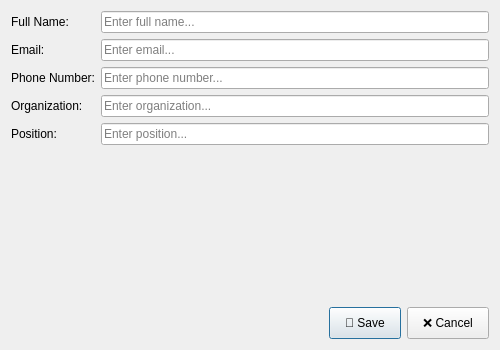
<?xml version="1.0" encoding="UTF-8"?>
<ui version="4.0">
 <class>AttendeeDialog</class>
 <widget class="QDialog" name="AttendeeDialog">
  <property name="geometry">
   <rect>
    <x>0</x>
    <y>0</y>
    <width>500</width>
    <height>350</height>
   </rect>
  </property>
  <property name="windowTitle">
   <string>Add/Edit Attendee</string>
  </property>
  <layout class="QVBoxLayout" name="verticalLayout">
   <item>
    <layout class="QFormLayout" name="formLayout">
     <item row="0" column="0">
      <widget class="QLabel" name="label">
       <property name="text">
        <string>Full Name:</string>
       </property>
      </widget>
     </item>
     <item row="0" column="1">
      <widget class="QLineEdit" name="nameInput">
       <property name="placeholderText">
        <string>Enter full name...</string>
       </property>
      </widget>
     </item>
     <item row="1" column="0">
      <widget class="QLabel" name="label_2">
       <property name="text">
        <string>Email:</string>
       </property>
      </widget>
     </item>
     <item row="1" column="1">
      <widget class="QLineEdit" name="emailInput">
       <property name="placeholderText">
        <string>Enter email...</string>
       </property>
      </widget>
     </item>
     <item row="2" column="0">
      <widget class="QLabel" name="label_3">
       <property name="text">
        <string>Phone Number:</string>
       </property>
      </widget>
     </item>
     <item row="2" column="1">
      <widget class="QLineEdit" name="phoneInput">
       <property name="placeholderText">
        <string>Enter phone number...</string>
       </property>
      </widget>
     </item>
     <item row="3" column="0">
      <widget class="QLabel" name="label_4">
       <property name="text">
        <string>Organization:</string>
       </property>
      </widget>
     </item>
     <item row="3" column="1">
      <widget class="QLineEdit" name="organizationInput">
       <property name="placeholderText">
        <string>Enter organization...</string>
       </property>
      </widget>
     </item>
     <item row="4" column="0">
      <widget class="QLabel" name="label_5">
       <property name="text">
        <string>Position:</string>
       </property>
      </widget>
     </item>
     <item row="4" column="1">
      <widget class="QLineEdit" name="positionInput">
       <property name="placeholderText">
        <string>Enter position...</string>
       </property>
      </widget>
     </item>
    </layout>
   </item>
   <item>
    <spacer name="verticalSpacer">
     <property name="orientation">
      <enum>Qt::Vertical</enum>
     </property>
     <property name="sizeHint" stdset="0">
      <size>
       <width>20</width>
       <height>40</height>
      </size>
     </property>
    </spacer>
   </item>
   <item>
    <layout class="QHBoxLayout" name="horizontalLayout">
     <item>
      <spacer name="horizontalSpacer">
       <property name="orientation">
        <enum>Qt::Horizontal</enum>
       </property>
       <property name="sizeHint" stdset="0">
        <size>
         <width>40</width>
         <height>20</height>
        </size>
       </property>
      </spacer>
     </item>
     <item>
      <widget class="QPushButton" name="btnSave">
       <property name="text">
        <string>💾 Save</string>
       </property>
       <property name="styleSheet">
        <string notr="true">padding: 8px 15px;</string>
       </property>
      </widget>
     </item>
     <item>
      <widget class="QPushButton" name="btnCancel">
       <property name="text">
        <string>❌ Cancel</string>
       </property>
       <property name="styleSheet">
        <string notr="true">padding: 8px 15px;</string>
       </property>
      </widget>
     </item>
    </layout>
   </item>
  </layout>
 </widget>
 <resources/>
 <connections>
  <connection>
   <sender>btnCancel</sender>
   <signal>clicked()</signal>
   <receiver>AttendeeDialog</receiver>
   <slot>reject()</slot>
   <hints>
    <hint type="sourcelabel">
     <x>400</x>
     <y>300</y>
    </hint>
    <hint type="destinationlabel">
     <x>250</x>
     <y>175</y>
    </hint>
   </hints>
  </connection>
 </connections>
</ui>
